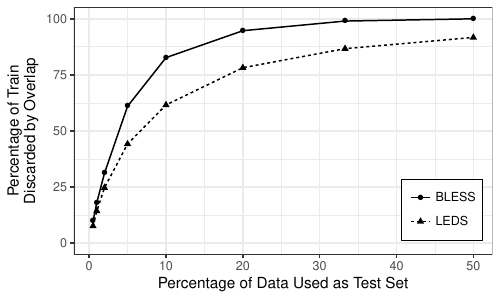

Write the R code that produced this figure.
#!R --no-save

CSV_TEXT = "k,p,data,discarded,lower,upper
2,0.500,BLESS,1.000,1.000,1.000
3,0.333,BLESS,0.990,0.984,1.000
5,0.200,BLESS,0.947,0.922,0.974
10,0.100,BLESS,0.827,0.807,0.872
20,0.050,BLESS,0.610,0.533,0.673
50,0.020,BLESS,0.312,0.271,0.361
100,0.010,BLESS,0.181,0.134,0.228
200,0.005,BLESS,0.097,0.060,0.118
2,0.500,LEDS,0.917,0.913,0.922
3,0.333,LEDS,0.867,0.864,0.870
5,0.200,LEDS,0.782,0.773,0.793
10,0.100,LEDS,0.616,0.593,0.638
20,0.050,LEDS,0.442,0.427,0.461
50,0.020,LEDS,0.247,0.221,0.277
100,0.010,LEDS,0.143,0.118,0.169
200,0.005,LEDS,0.076,0.051,0.098
"

data = read.csv(text=CSV_TEXT)

require("ggplot2")
pdf("foldloss.pdf", 5, 3)
ggplot(data, aes(x=p,y=discarded, linetype=data, shape=data)) + 
    theme_bw() + 
    geom_line(aes()) + 
    geom_point() + 
    xlab("Percentage of Data Used as Test Set") + 
    ylab("Percentage of Train\nDiscarded by Overlap") + 
    theme(legend.title = element_blank()) +
    ylim(0, 1.0) +
    theme(legend.position=c(0.88, 0.18), legend.background=element_rect(colour = "black"), legend.margin=margin(0, 5, 5, 5))
dev.off()

